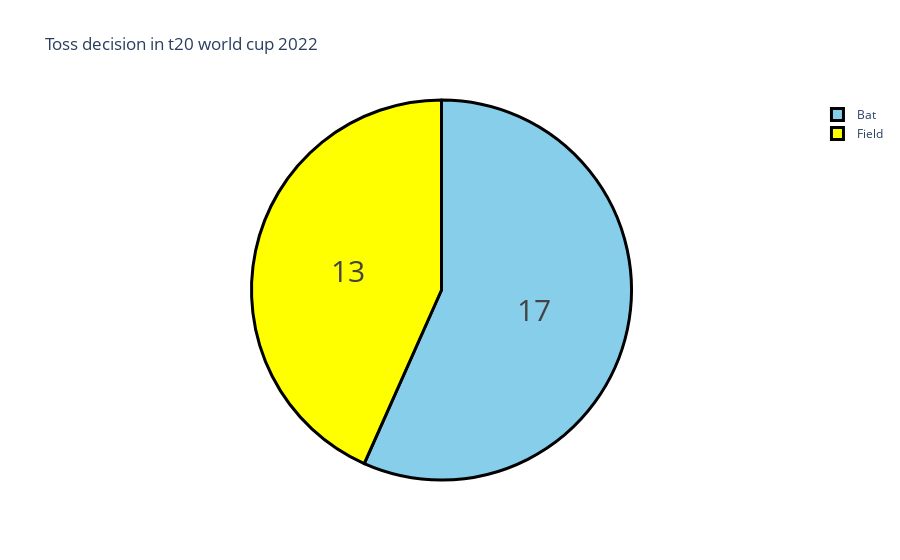

Notebook code for this chart:
### Markdown cell above
### Now, let’s have a look at the toss decisions by teams in the world cup:

### Code cell
toss=data["toss decision"].value_counts()
label=toss.index
counts=toss.values
colors=["skyblue","yellow"]


fig=go.Figure(data=[go.Pie(labels=label,values=counts)])
fig.update_layout(title_text="Toss decision in t20 world cup 2022")
fig.update_traces(hoverinfo='label+percent', textinfo='value', textfont_size=30,
                  marker=dict(colors=colors, line=dict(color='black', width=3)))
fig.show()

### Figure 1 — Plotly figure (JSON) as saved in the notebook; plotly's stock layout.template omitted (floating-point values rounded to 4 significant figures)
{"data": [{"hoverinfo": "label+percent", "labels": ["Bat", "Field"], "marker": {"colors": ["skyblue", "yellow"], "line": {"color": "black", "width": 3}}, "textfont": {"size": 30}, "textinfo": "value", "type": "pie", "values": [17, 13]}], "layout": {"title": {"text": "Toss decision in t20 world cup 2022"}}}
